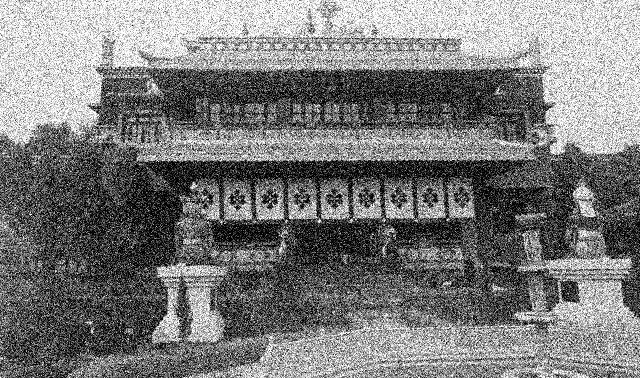
#> input picture entrega2/4-restauracion_imagenes/edificio_ruido.jpg, 640 x 378 px
$ python 4_3_filtro_promedio_armonico.py
#> lines starting #> are read from the running program, lines starting #| are printed output that depends on the picture; after the words box and inside, x2 and y2 are one past the last pixel; in counts of white or black regions, pixels touching at a corner belong together
import cv2
import matplotlib.pyplot as plt
import numpy as np

noise_img1 = cv2.imread("edificio_ruido.jpg",0)
#> noise_img1 is the input picture: shape (378, 640); min 0, max 255, mean 123.1
plt.subplot(1,2,1)
plt.imshow(noise_img1, cmap='gray')

noise_img = noise_img1.astype(np.double)

m = np.size(noise_img, 0)
#> m = 378
n = np.size(noise_img, 1)
#> n = 640

result_image = np.zeros(noise_img.shape,noise_img.dtype)

#Filtro Promedio Centro
for x in range(1,m-1):
  for y in range(1,n-1):
    cont = 0
    if(noise_img[x-1,y-1] != 0): cont+= 1/noise_img[x-1,y-1]
    if(noise_img[x-1,y] != 0): cont+= 1/noise_img[x-1,y]
    if(noise_img[x-1,y+1] != 0): cont+= 1/noise_img[x-1,y+1]
    if(noise_img[x,y-1] != 0): cont+= 1/noise_img[x,y-1]
    if(noise_img[x,y] != 0): cont+= 1/noise_img[x,y]
    if(noise_img[x,y+1] != 0): cont+= 1/noise_img[x,y+1]
    if(noise_img[x+1,y-1] != 0): cont+= 1/noise_img[x+1,y-1]
    if(noise_img[x+1,y] != 0): cont+= 1/noise_img[x+1,y]
    if(noise_img[x+1,y+1] != 0): cont+= 1/noise_img[x+1,y+1]
    if(cont != 0): result_image[x,y] = 9/cont
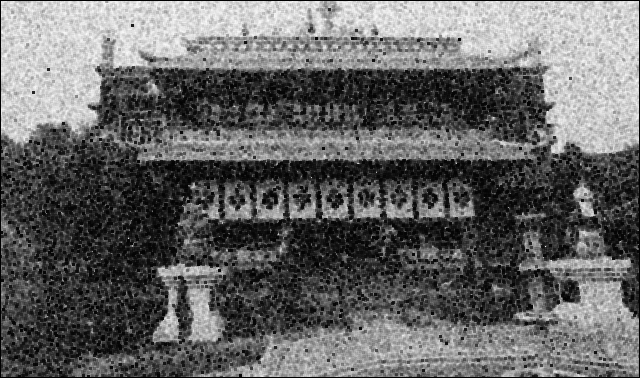
#> result_image: shape (378, 640) float64; min 0, max 252, mean 101.9
#Filtro Promedio Esquinas
cont1=0
if(noise_img[0,0] != 0): cont1+=1/noise_img[0,0]
#> cont1 = 0.00559
if(noise_img[0,1] != 0): cont1+=1/noise_img[0,1]
#> cont1 = 0.0104
if(noise_img[1,0] != 0): cont1+=1/noise_img[1,0]
#> cont1 = 0.0143
if(noise_img[1,1] != 0): cont1+=1/noise_img[1,1]
#> cont1 = 0.02
if(cont1 != 0): result_image[0,0] = 4/cont1
#> result_image: shape (378, 640) float64; under 0.01% of pixels changed, all inside (x1, y1, x2, y2) = (0, 0, 1, 1)
cont2=0
if(noise_img[m-1,0] != 0): cont2+=1/noise_img[m-1,0]
#> cont2 = 0.00394
if(noise_img[m-1,1] != 0): cont2+=1/noise_img[m-1,1]
#> cont2 = 0.0114
if(noise_img[m-2,0] != 0): cont2+=1/noise_img[m-2,0]
#> cont2 = 0.018
if(noise_img[m-2,1] != 0): cont2+=1/noise_img[m-2,1]
#> cont2 = 0.0302
if(cont2 != 0): result_image[m-1,0] = 4/cont2
#> result_image: shape (378, 640) float64; min 0, max 252, mean 101.9
cont3=0
if(noise_img[0,n-1] != 0): cont3+=1/noise_img[0,n-1]
#> cont3 = 0.00392
if(noise_img[0,n-2] != 0): cont3+=1/noise_img[0,n-2]
#> cont3 = 0.00897
if(noise_img[1,n-1] != 0): cont3+=1/noise_img[1,n-1]
#> cont3 = 0.0135
if(noise_img[1,n-2] != 0): cont3+=1/noise_img[1,n-2]
#> cont3 = 0.0195
if(cont3 != 0): result_image[0,n-1] = 4/cont3
#> result_image: shape (378, 640) float64; min 0, max 252, mean 101.9
cont4=0
if(noise_img[m-1,n-1] != 0): cont4+=1/noise_img[m-1,n-1]
#> cont4 = 0.00725
if(noise_img[m-1,n-2] != 0): cont4+=1/noise_img[m-1,n-2]
#> cont4 = 0.0129
if(noise_img[m-2,n-1] != 0): cont4+=1/noise_img[m-2,n-1]
#> cont4 = 0.0232
if(noise_img[m-2,n-2] != 0): cont4+=1/noise_img[m-2,n-2]
#> cont4 = 0.0287
if(cont4 != 0): result_image[m-1,n-1] = 4/cont4
#> result_image: shape (378, 640) float64; min 0, max 252, mean 101.9

# Primera y Ultima Columna
for y in range(1,n-1):
  cont1=0
  if(noise_img[0,y-1] != 0): cont1+= 1/noise_img[0,y-1]
  if(noise_img[0,y] != 0): cont1+= 1/noise_img[0,y]
  if(noise_img[0,y+1] != 0): cont1+= 1/noise_img[0,y+1]
  if(noise_img[1,y-1] != 0): cont1+= 1/noise_img[1,y-1]
  if(noise_img[1,y] != 0): cont1+= 1/noise_img[1,y]
  if(noise_img[1,y+1] != 0): cont1+= 1/noise_img[1,y+1]
  if(cont1 != 0): result_image[0,y] = 6/cont1
  cont2=0
  if(noise_img[m-1,y-1] != 0): cont2+= 1/noise_img[m-1,y-1]
  if(noise_img[m-1,y] != 0): cont2+= 1/noise_img[m-1,y]
  if(noise_img[m-1,y+1] != 0): cont2+= 1/noise_img[m-1,y+1]
  if(noise_img[m-2,y-1] != 0): cont2+= 1/noise_img[m-2,y-1]
  if(noise_img[m-2,y] != 0): cont2+= 1/noise_img[m-2,y]
  if(noise_img[m-2,y+1] != 0): cont2+= 1/noise_img[m-2,y+1]
  if(cont2 != 0): result_image[m-1,y] = 6/cont2
#> this loop made 638 passes
#> (cont1, cont2) on passes 1 to 12: (0.0279, 0.0509), (0.0278, 0.0585), (0.0259, 0.0492), (0.0262, 0.0501), (0.0274, 0.0472), (0.0277, 0.0806), (0.0307, 0.076), (0.0295, 0.0885), (0.0295, 0.0613), (0.0282, 0.0676), (0.0271, 0.0662), (0.0272, 0.0791)
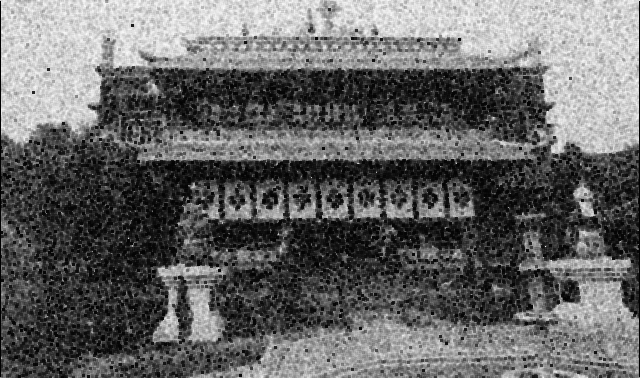
#> result_image: shape (378, 640) float64; min 0, max 252, mean 102.8

# Primera y Ultima Fila
for x in range(1,m-1):
  cont1=0
  if(noise_img[x-1,0] != 0): cont1+= 1/noise_img[x-1,0]
  if(noise_img[x,0] != 0): cont1+= 1/noise_img[x,0]
  if(noise_img[x+1,0] != 0): cont1+= 1/noise_img[x+1,0]
  if(noise_img[x-1,1] != 0): cont1+= 1/noise_img[x-1,1]
  if(noise_img[x,1] != 0): cont1+= 1/noise_img[x,1]
  if(noise_img[x+1,1] != 0): cont1+= 1/noise_img[x+1,1]
  if(cont1 != 0): result_image[x,0] = 6/cont1
  cont2+0
  if(noise_img[x-1,n-1] != 0): cont2+= 1/noise_img[x-1,n-1]
  if(noise_img[x,n-1] != 0): cont2+= 1/noise_img[x,n-1]
  if(noise_img[x+1,n-1] != 0): cont2+= 1/noise_img[x+1,n-1]
  if(noise_img[x-1,n-2] != 0): cont2+= 1/noise_img[x-1,n-2]
  if(noise_img[x,n-2] != 0): cont2+= 1/noise_img[x,n-2]
  if(noise_img[x+1,n-2] != 0): cont2+= 1/noise_img[x+1,n-2]
  if(cont2 != 0): result_image[x,n-1] = 6/cont2
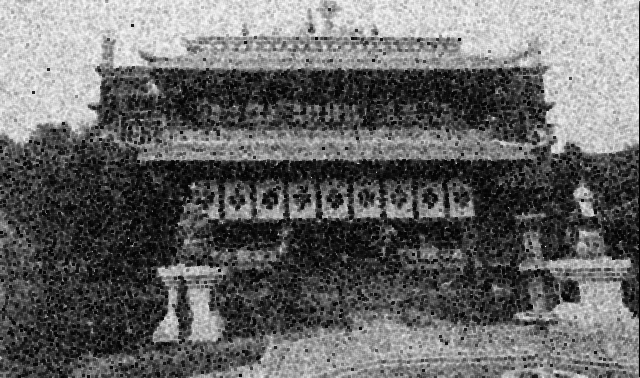
#> result_image: shape (378, 640) float64; 0.31% of pixels changed, all inside (x1, y1, x2, y2) = (0, 1, 640, 377)

plt.subplot(1,2,2)
plt.imshow(result_image.astype('uint8'), cmap='gray')

plt.show()
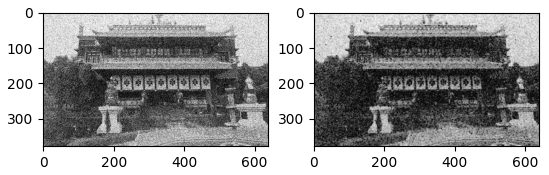
#> figure drawn by matplotlib, 2 panels

$ run again, with entrega2/4-restauracion_imagenes/ruido_periodico.jpg copied over entrega2/4-restauracion_imagenes/edificio_ruido.jpg
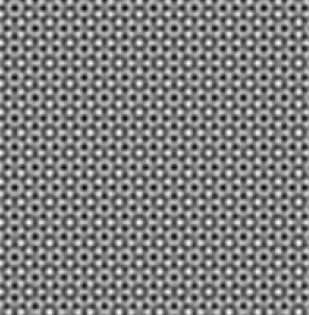
#> input picture entrega2/4-restauracion_imagenes/ruido_periodico.jpg, 309 x 315 px
#> noise_img1 is the input picture: shape (315, 309); min 0, max 253, mean 127.7
#> m = 315
#> n = 309
#> `if(noise_img[0,0] != 0): cont1+=1/noise_img[0,0]`: cont1 = 0.00472
#> `if(noise_img[0,1] != 0): cont1+=1/noise_img[0,1]`: cont1 = 0.00955
#> `if(noise_img[1,0] != 0): cont1+=1/noise_img[1,0]`: cont1 = 0.0141
#> `if(noise_img[1,1] != 0): cont1+=1/noise_img[1,1]`: cont1 = 0.0187
#> `if(noise_img[m-1,0] != 0): cont2+=1/noise_img[m-1,0]`: cont2 = 0.00826
#> `if(noise_img[m-1,1] != 0): cont2+=1/noise_img[m-1,1]`: cont2 = 0.0172
#> `if(noise_img[m-2,0] != 0): cont2+=1/noise_img[m-2,0]`: cont2 = 0.0254
#> `if(noise_img[m-2,1] != 0): cont2+=1/noise_img[m-2,1]`: cont2 = 0.0342
#> `if(noise_img[0,n-1] != 0): cont3+=1/noise_img[0,n-1]`: cont3 = 0.00568
#> `if(noise_img[0,n-2] != 0): cont3+=1/noise_img[0,n-2]`: cont3 = 0.011
#> `if(noise_img[1,n-1] != 0): cont3+=1/noise_img[1,n-1]`: cont3 = 0.0162
#> `if(noise_img[1,n-2] != 0): cont3+=1/noise_img[1,n-2]`: cont3 = 0.0213
#> `if(noise_img[m-1,n-1] != 0): cont4+=1/noise_img[m-1,n-1]`: cont4 = 0.0068
#> `if(noise_img[m-1,n-2] != 0): cont4+=1/noise_img[m-1,n-2]`: cont4 = 0.0144
#> `if(noise_img[m-2,n-1] != 0): cont4+=1/noise_img[m-2,n-1]`: cont4 = 0.0209
#> `if(noise_img[m-2,n-2] != 0): cont4+=1/noise_img[m-2,n-2]`: cont4 = 0.0282
#> the loop `for y in range(1,n-1):` made 307 passes
#> (cont1, cont2) on passes 1 to 8: (0.0303, 0.0544), (0.035, 0.0581), (0.0435, 0.0595), (0.0567, 0.0544), (0.0705, 0.0472), (0.0811, 0.0394), (0.0773, 0.0343), (0.0666, 0.0316)
#> after the loop `for x in range(1,m-1):`:
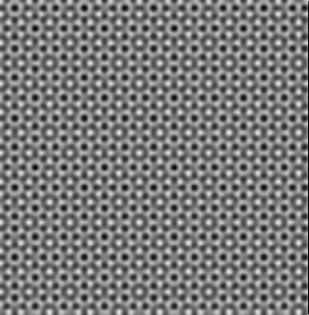
#> result_image: shape (315, 309) float64; min 0.466, max 237.2, mean 123.2
#> `plt.show()`:
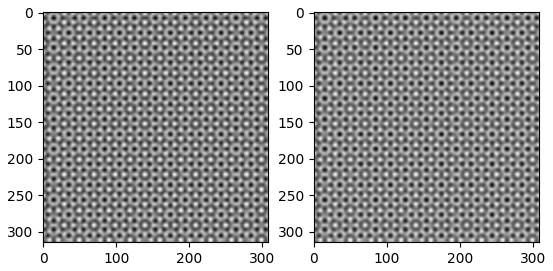
#> figure drawn by matplotlib, 2 panels
